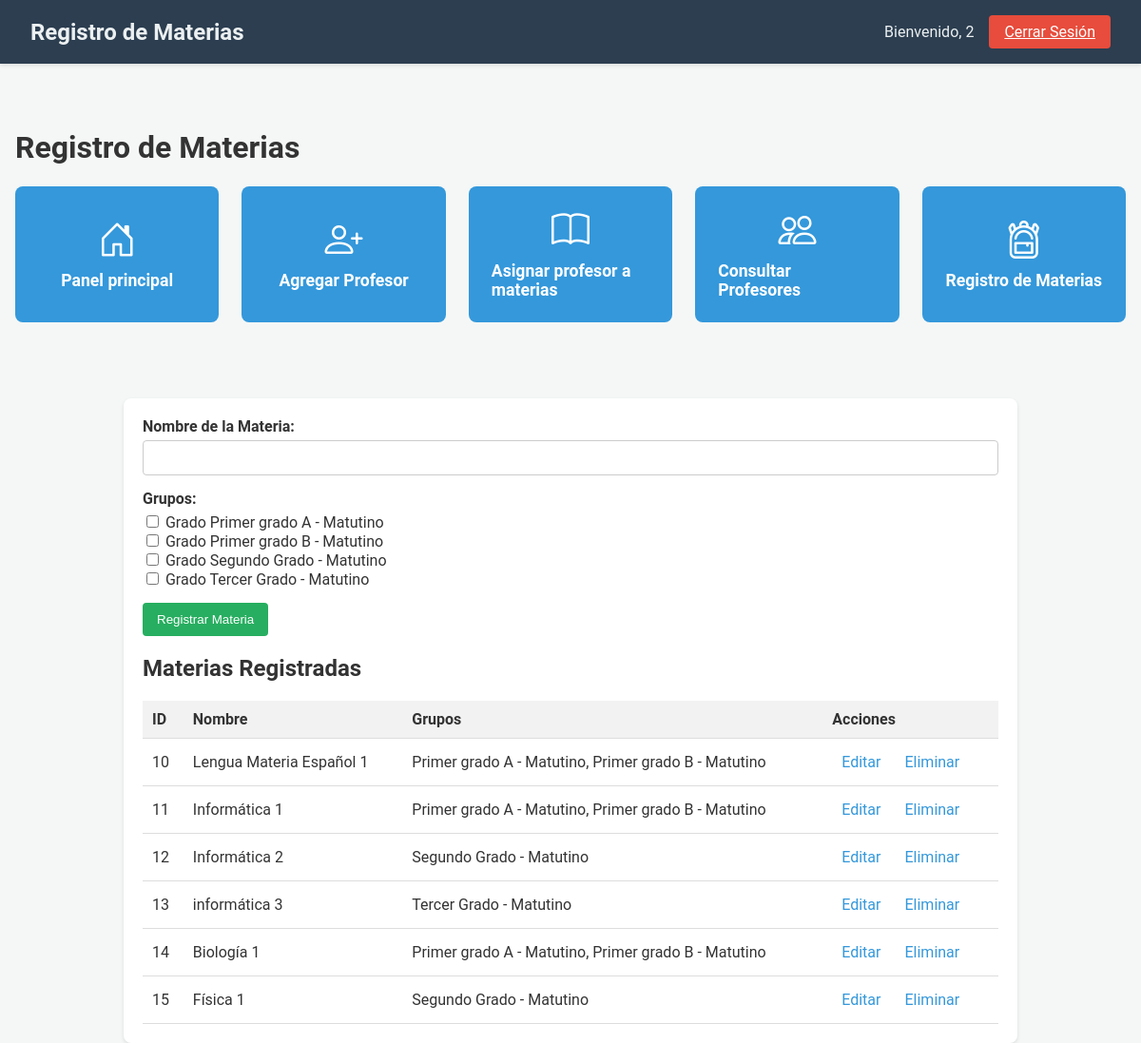
Screenshot of /Director/registro_materias.php (signed in) with the database file from the repository.
### tables this page shows
CREATE TABLE `grupos` (
  `id_grupo` int(11) NOT NULL,
  `nivel_id` int(11) NOT NULL,
  `grado` varchar(20) NOT NULL,
  `turno` varchar(20) NOT NULL
);

CREATE TABLE `materias` (
  `materia_id` int(11) NOT NULL,
  `nombre` varchar(100) NOT NULL,
  `nivel_id` int(11) NOT NULL
);

### Director/registro_materias.php (the view, shortened to what this page needs)
<?php
require_once '../db.php';
$director_id = $_SESSION['usuario_id'];
$query = "SELECT nivel_id FROM directores WHERE usuario_id = :usuario_id";
$stmt = $pdo->prepare($query);
$stmt->bindParam(':usuario_id', $director_id, PDO::PARAM_INT);
$stmt->execute();
$director = $stmt->fetch(PDO::FETCH_ASSOC);
$nivel_id = $director['nivel_id'];
$query = "SELECT id_grupo, grado, turno FROM grupos WHERE nivel_id = :nivel_id";
$stmt = $pdo->prepare($query);
$stmt->bindParam(':nivel_id', $nivel_id, PDO::PARAM_INT);
$stmt->execute();
$grupos = $stmt->fetchAll(PDO::FETCH_ASSOC);
$query = "SELECT m.materia_id, m.nombre, GROUP_CONCAT(g.grado, ' - ', g.turno SEPARATOR ', ') AS grupos
          FROM materias m
          JOIN materia_grupo mg ON m.materia_id = mg.materia_id
          JOIN grupos g ON mg.grupo_id = g.id_grupo
          WHERE m.nivel_id = :nivel_id
          GROUP BY m.materia_id";
$stmt = $pdo->prepare($query);
$stmt->bindParam(':nivel_id', $nivel_id, PDO::PARAM_INT);
$stmt->execute();
$materias = $stmt->fetchAll(PDO::FETCH_ASSOC);
?>
<!DOCTYPE html>
<html lang="es">
<head>
    <link rel="stylesheet" href="CSS/registro_materias.css">
    <link href="https://cdn.jsdelivr.net/npm/bootstrap-icons/font/bootstrap-icons.css" rel="stylesheet">
</head>
<body>
    <header class="navbar">
        <div class="navbar-left">
            <span>Registro de Materias</span>
        </div>
        <div class="navbar-right">
            <span>Bienvenido, <?php echo htmlspecialchars($director_id); ?></span>
            <a href="../logout.php" class="logout-button">Cerrar Sesión</a>
        </div>
    </header>
    <main class="main-container">
        <h1>Registro de Materias</h1>
<div class="button-container">
            <a href="dashboard_director.php" class="control-button">
                <i class="bi bi-house-door"></i>
                <span>Panel principal</span>
            </a>
            <a href="gestion_usuarios.php" class="control-button">
                <i class="bi bi-person-plus"></i>
                <span>Agregar Profesor</span>
            </a>
            <a href="asignar_materias_profesor.php" class="control-button">
                <i class="bi bi-book"></i>
                <span>Asignar profesor a materias</span>
            </a>
            <a href="consultar_profesores.php" class="control-button">
                <i class="bi bi-people"></i>
                <span>Consultar Profesores</span>
            </a>
            <a href="registro_materias.php" class="control-button">
                <i class="bi bi-backpack3"></i>
                <span>Registro de Materias</span>
            </a>
        </div>
    </main>
    <div class="container">
        <form method="POST" action="">
            <div class="form-group">
                <label for="nombre_materia">Nombre de la Materia:</label>
                <input type="text" id="nombre_materia" name="nombre_materia" required>
            </div>
            <div class="form-group">
                <label>Grupos:</label>
                <?php foreach ($grupos as $grupo): ?>
                    <div>
                        <input type="checkbox" name="grupos[]" value="<?php echo $grupo['id_grupo']; ?>">
                        Grado <?php echo $grupo['grado']; ?> - <?php echo $grupo['turno']; ?>
                    </div>
                <?php endforeach; ?>
            </div>
            <div class="form-group">
                <button type="submit">Registrar Materia</button>
            </div>
        </form>
        <h2>Materias Registradas</h2>
        <?php if (count($materias) > 0): ?>
            <table>
                <thead>
                    <tr>
                        <th>ID</th>
                        <th>Nombre</th>
                        <th>Grupos</th>
                        <th>Acciones</th>
                    </tr>
                </thead>
                <tbody>
                    <?php foreach ($materias as $materia): ?>
                        <tr>
                            <td><?php echo $materia['materia_id']; ?></td>
                            <td><?php echo $materia['nombre']; ?></td>
                            <td><?php echo $materia['grupos']; ?></td>
                            <td class="acciones">
                                <a href="editar_materia.php?editar=<?php echo $materia['materia_id']; ?>">Editar</a>
                                <a href="?eliminar=<?php echo $materia['materia_id']; ?>" onclick="return confirm('¿Estás seguro de eliminar esta materia?');">Eliminar</a>
                            </td>
                        </tr>
                    <?php endforeach; ?>
                </tbody>
            </table>
        <?php else: ?>
            <p>No hay materias registradas para este nivel.</p>
        <?php endif; ?>
    </div>
</body>
</html>

### Director/CSS/registro_materias.css (style rules this page uses)
body { margin: 0; padding: 0; font-family: 'Roboto', sans-serif; background-color: #f4f7f6; color: #333; }
.navbar { display: flex; justify-content: space-between; align-items: center; background-color: #2c3e50; color: #ecf0f1; padding: 1rem 2rem; box-shadow: 0 2px 4px rgba(0, 0, 0, 0.1); }
.navbar-left span { font-size: 1.5rem; font-weight: bold; }
.navbar-right { display: flex; align-items: center; gap: 1rem; }
.navbar-right span { font-size: 1rem; }
.logout-button { background-color: #e74c3c; color: #fff; padding: 0.5rem 1rem; border: none; border-radius: 4px; font-size: 1rem; cursor: pointer; transition: background-color 0.3s ease; }
.main-container { max-width: 1200px; margin: 2rem auto; padding: 1rem; }
.button-container { display: grid; grid-template-columns: repeat(auto-fit, minmax(200px, 1fr)); gap: 1.5rem; margin-bottom: 2rem; }
.control-button { display: flex; flex-direction: column; align-items: center; justify-content: center; background-color: #3498db; color: #fff; padding: 1.5rem; border-radius: 8px; text-decoration: none; transition: transform 0.3s ease, background-color 0.3s ease; }
.control-button i { font-size: 2.5rem; margin-bottom: 0.5rem; }
.control-button span { font-size: 1.1rem; font-weight: bold; }
.container { max-width: 900px; margin: 0 auto; padding: 20px; background-color: #fff; border-radius: 8px; box-shadow: 0 2px 4px rgba(0, 0, 0, 0.1); }
.form-group { margin-bottom: 15px; }
.form-group label { display: block; margin-bottom: 5px; font-weight: bold; }
.form-group input[type="text"] { width: 100%; padding: 10px; border: 1px solid #ccc; border-radius: 4px; box-sizing: border-box; }
.form-group button[type="submit"] { background-color: #27ae60; color: #fff; padding: 10px 15px; border: none; border-radius: 4px; cursor: pointer; transition: background-color 0.3s ease; }
table { width: 100%; border-collapse: collapse; margin-top: 20px; }
th, td { padding: 10px; text-align: left; border-bottom: 1px solid #ddd; }
th { background-color: #f2f2f2; font-weight: bold; }
.acciones { display: flex; gap: 5px; }
.acciones a { padding: 5px 10px; border-radius: 4px; text-decoration: none; color: #3498db; }

### rows the page displays
grupos: grado "Primer grado A", turno "Matutino"
grupos: grado "Primer grado B", turno "Matutino"
grupos: grado "Segundo Grado", turno "Matutino"
grupos: grado "Tercer Grado", turno "Matutino"
materias: materia_id "10", nombre "Lengua Materia Español 1", grupos "Primer grado A - Matutino, Primer grado B - Matutino"
materias: materia_id "11", nombre "Informática 1", grupos "Primer grado A - Matutino, Primer grado B - Matutino"
materias: materia_id "12", nombre "Informática 2", grupos "Segundo Grado - Matutino"
materias: materia_id "13", nombre "informática 3", grupos "Tercer Grado - Matutino"
materias: materia_id "14", nombre "Biología 1", grupos "Primer grado A - Matutino, Primer grado B - Matutino"
materias: materia_id "15", nombre "Física 1", grupos "Segundo Grado - Matutino"

### other values shown
$director_id "2"
